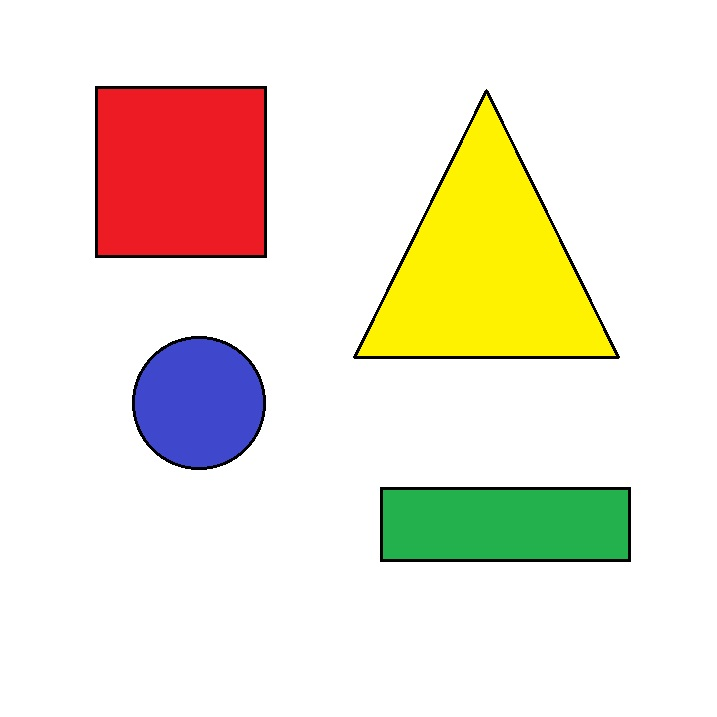
#> input picture sample6.jpeg, 717 x 717 px, found by its file name
$ python contour_detection.py
#> lines starting #> are read from the running program, lines starting #| are printed output that depends on the picture; after the words box and inside, x2 and y2 are one past the last pixel; in counts of white or black regions, pixels touching at a corner belong together
import cv2

def contour(path):
    img=cv2.imread(path)
#> img is the input picture: shape (717, 717, 3); mean B, G, R 215.6, 230.9, 238.1
    img_gray=cv2.cvtColor(img,cv2.COLOR_BGR2GRAY)
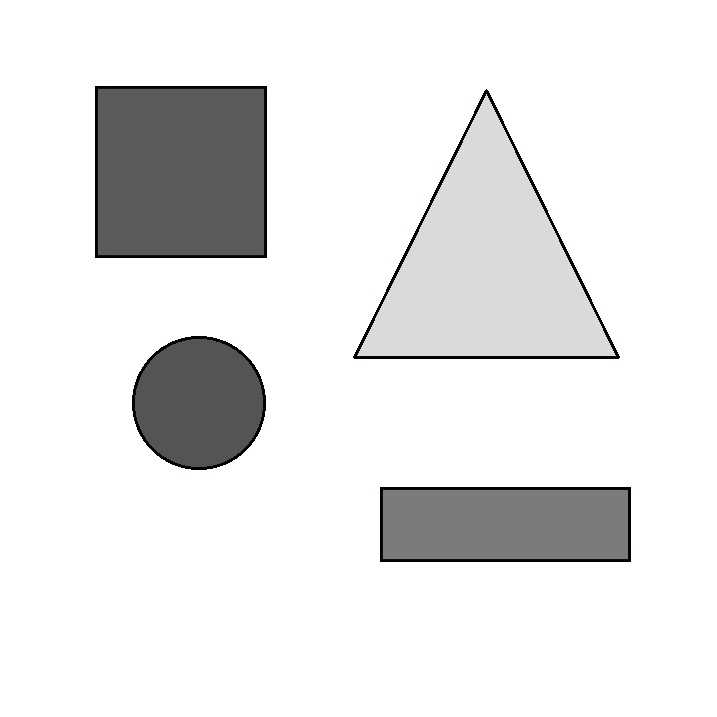
#> img_gray: shape (717, 717); min 0, max 255, mean 231.3
    img_gaussian_blur=cv2.GaussianBlur(img_gray,(5,5),3)
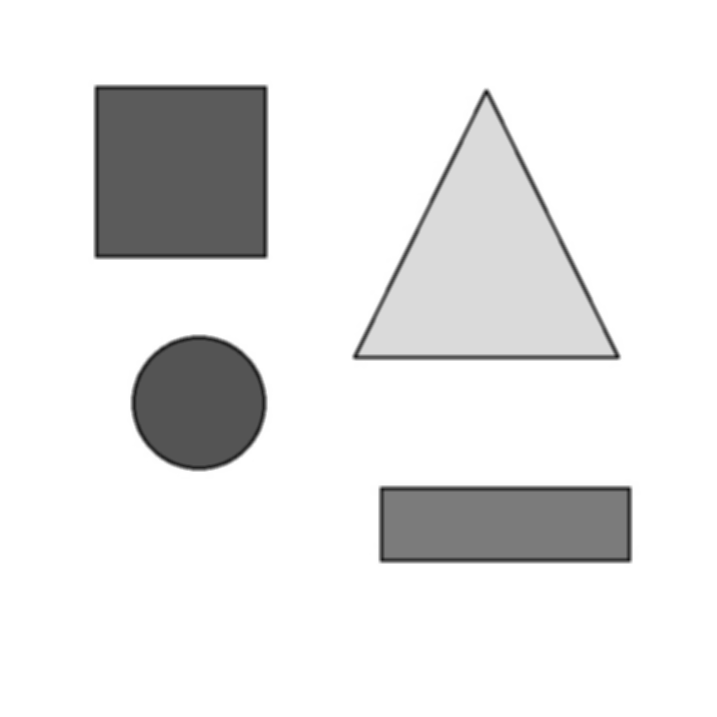
#> img_gaussian_blur: shape (717, 717); min 17, max 255, mean 231.3
    img_canny=cv2.Canny(img_gaussian_blur,100,100)
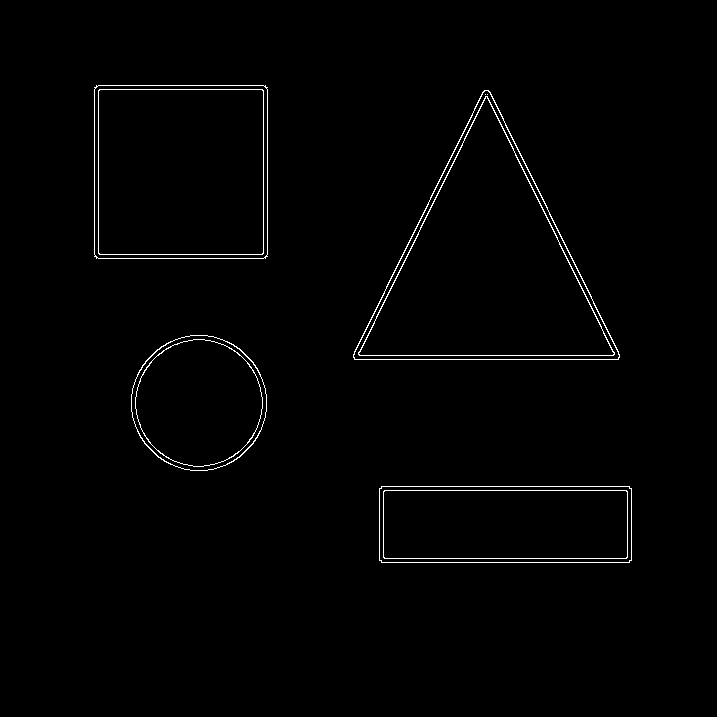
#> img_canny: shape (717, 717); 1.1% white in thin lines or dots, all inside (x1, y1, x2, y2) = (94, 85, 632, 563)
    img_contour=img.copy()

    contours,hierarchy=cv2.findContours(img_canny,cv2.RETR_EXTERNAL,cv2.CHAIN_APPROX_NONE)
#> contours = 4 contours; box (x1, y1, x2, y2) and area: (353, 90, 620, 360) 37171, (94, 85, 268, 259) 29907, (379, 486, 632, 563) 19138, (131, 335, 267, 471) 14318

    for cnt in contours:
        area=cv2.contourArea(cnt)
        print(area)

        cv2.drawContours(img_contour,cnt,-1,(255,0,0),3)

        peri=cv2.arcLength(cnt,True)
        print(peri)

        point=cv2.approxPolyDP(cnt,0.03*peri,True)
        print(len(point))
        print('----')

        x,y,w,h=cv2.boundingRect(point)
        cv2.rectangle(img_contour,(x,y),(x+w,y+h),(0,0,255),3)

        if len(point)==3:
            cv2.putText(img_contour,"TRIANGLE",(x+w//2,y+h//2),cv2.FONT_HERSHEY_PLAIN,2,(0,255,0),3)
        if len(point)==4:
            asp=w/h
            if asp==1:
                cv2.putText(img_contour, "SQUARE", (x + w // 2, y + h // 2), cv2.FONT_HERSHEY_PLAIN, 2, (0, 255, 0), 3)
            else:
                cv2.putText(img_contour, "RECTANGLE", (x + w // 2, y + h // 2), cv2.FONT_HERSHEY_PLAIN, 2, (0, 255, 0), 3)
        if len(point)>4:
            cv2.putText(img_contour, "CIRCLE", (x + w // 2, y + h // 2), cv2.FONT_HERSHEY_PLAIN, 2, (0, 255, 0), 3)
#> this loop made 4 passes
#> (area, peri, point, x, y, w, h, asp) on passes 1, 4: (19138, 653.7, [[379, 488], [381, 562], [631, 560], [629, 486]], 379, 486, 253, 77, 3.29), (29907, 696.3, [[96, 85], [94, 256], [265, 258], [267, 87]], 94, 85, 174, 174, 1)
#> (area, peri, x, y, w, h) on pass 2: (14318, 446.3, 131, 335, 136, 136)
#> (printed output is left out)
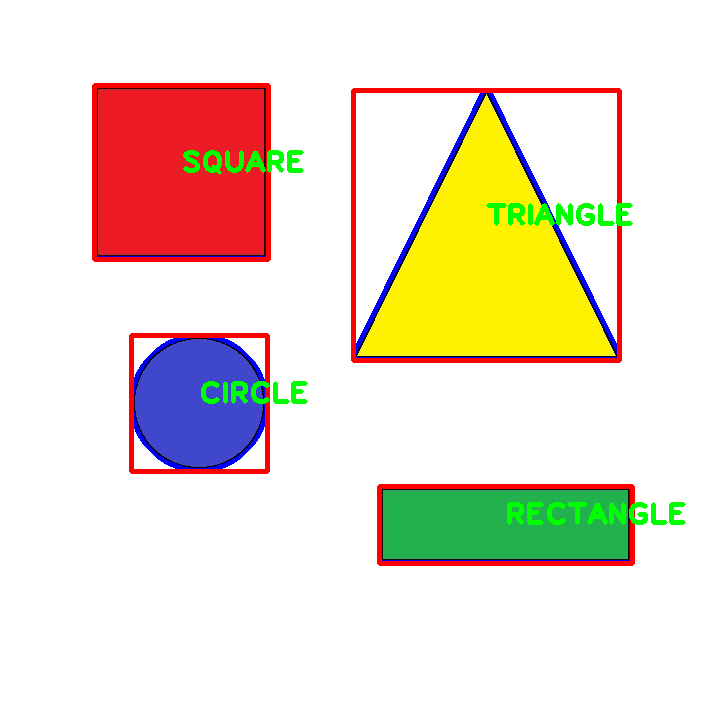
#> img_contour: shape (717, 717, 3); 5% of pixels changed, all inside (x1, y1, x2, y2) = (92, 83, 686, 566)

    cv2.imshow("Contour Detection",img_contour)
    cv2.waitKey(0)

contour(r'C:\Users\Suyash R\Documents\OpenCV\resources\sample6.jpeg')
